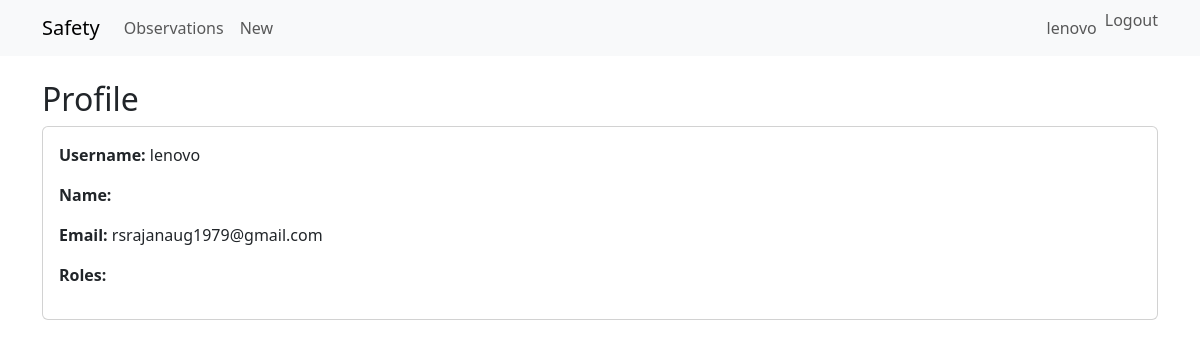
The app's page /users/profile/ (signed in) with its own data.
### users/models.py (models this page shows, shortened)
class CustomUser(AbstractUser):
    is_observer = models.BooleanField(default=False)
    is_action_owner = models.BooleanField(default=False)
    is_safety_manager = models.BooleanField(default=False)

### users/views.py (the view)
# urls.py: path('profile/', views.profile_view, name='profile'),
@login_required
def profile_view(request):
    return render(request, 'users/profile.html', {})

### users/templates/users/profile.html (shortened to what this page needs)
{% extends 'base.html' %}
{% block content %}
  <h2>Profile</h2>
  <div class="card">
    <div class="card-body">
      <p><strong>Username:</strong> {{ user.username }}</p>
      <p><strong>Name:</strong> {{ user.get_full_name }}</p>
      <p><strong>Email:</strong> {{ user.email }}</p>
      <p><strong>Roles:</strong>
      </p>
    </div>
  </div>
{% endblock %}

### templates/base.html (shortened to what this page needs)
<!doctype html>
<html lang="en">
  <head>
    <link href="https://cdn.jsdelivr.net/npm/bootstrap@5.3.2/dist/css/bootstrap.min.css" rel="stylesheet">
  </head>
  <body>
    <nav class="navbar navbar-expand-lg navbar-light bg-light mb-4">
      <div class="container">
        <a class="navbar-brand" href="{% url 'observations:observation_list' %}">Safety</a>
        <div class="collapse navbar-collapse" id="navmenu">
          <ul class="navbar-nav me-auto">
            <li class="nav-item"><a class="nav-link" href="{% url 'observations:observation_list' %}">Observations</a></li>
            <li class="nav-item"><a class="nav-link" href="{% url 'observations:create' %}">New</a></li>
          </ul>
          <ul class="navbar-nav">
            {% if user.is_authenticated %}
              <li class="nav-item"><a class="nav-link" href="{% url 'users:profile' %}">{{ user.get_full_name|default:user.username }}</a></li>
              <li class="nav-item">
                <form method="post" action="{% url 'logout' %}" style="display: inline;">
                  <button type="submit" class="btn btn-link nav-link" style="padding: 0; border: none; background: none;">
                    Logout
                  </button>
                </form>
              </li>
            {% else %}
              <li class="nav-item"><a class="nav-link" href="{% url 'login' %}">Login</a></li>
            {% endif %}
          </ul>
        </div>
      </div>
    </nav>
    <div class="container">
      {% block content %}{% endblock %}
    </div>
  </body>
</html>

### records on screen
CustomUser: get_full_name "lenovo", username "lenovo", email "rsrajanaug1979@gmail.com"
